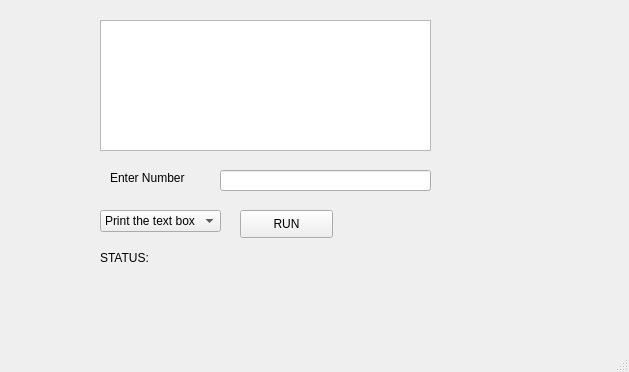
<?xml version="1.0" encoding="UTF-8"?>
<ui version="4.0">
 <class>MainWindow</class>
 <widget class="QMainWindow" name="MainWindow">
  <property name="geometry">
   <rect>
    <x>0</x>
    <y>0</y>
    <width>629</width>
    <height>372</height>
   </rect>
  </property>
  <property name="windowTitle">
   <string>MainWindow</string>
  </property>
  <widget class="QWidget" name="centralwidget">
   <widget class="QTextEdit" name="textEdit_primes">
    <property name="geometry">
     <rect>
      <x>100</x>
      <y>20</y>
      <width>331</width>
      <height>131</height>
     </rect>
    </property>
    <property name="readOnly">
     <bool>true</bool>
    </property>
   </widget>
   <widget class="QLineEdit" name="lineEdit_number">
    <property name="geometry">
     <rect>
      <x>220</x>
      <y>170</y>
      <width>211</width>
      <height>21</height>
     </rect>
    </property>
   </widget>
   <widget class="QLabel" name="label_enter_number">
    <property name="geometry">
     <rect>
      <x>110</x>
      <y>170</y>
      <width>91</width>
      <height>16</height>
     </rect>
    </property>
    <property name="text">
     <string>Enter Number</string>
    </property>
   </widget>
   <widget class="QComboBox" name="comboBox_run_settings">
    <property name="geometry">
     <rect>
      <x>100</x>
      <y>210</y>
      <width>121</width>
      <height>22</height>
     </rect>
    </property>
    <item>
     <property name="text">
      <string>Print the text box</string>
     </property>
    </item>
    <item>
     <property name="text">
      <string>Write to file</string>
     </property>
    </item>
   </widget>
   <widget class="QPushButton" name="pushButton_run">
    <property name="geometry">
     <rect>
      <x>240</x>
      <y>210</y>
      <width>93</width>
      <height>28</height>
     </rect>
    </property>
    <property name="text">
     <string>RUN</string>
    </property>
   </widget>
   <widget class="QLabel" name="label_status">
    <property name="geometry">
     <rect>
      <x>100</x>
      <y>250</y>
      <width>331</width>
      <height>16</height>
     </rect>
    </property>
    <property name="text">
     <string>STATUS: </string>
    </property>
   </widget>
  </widget>
  <widget class="QMenuBar" name="menubar">
   <property name="geometry">
    <rect>
     <x>0</x>
     <y>0</y>
     <width>629</width>
     <height>26</height>
    </rect>
   </property>
  </widget>
  <widget class="QStatusBar" name="statusbar"/>
 </widget>
 <resources/>
 <connections/>
</ui>
